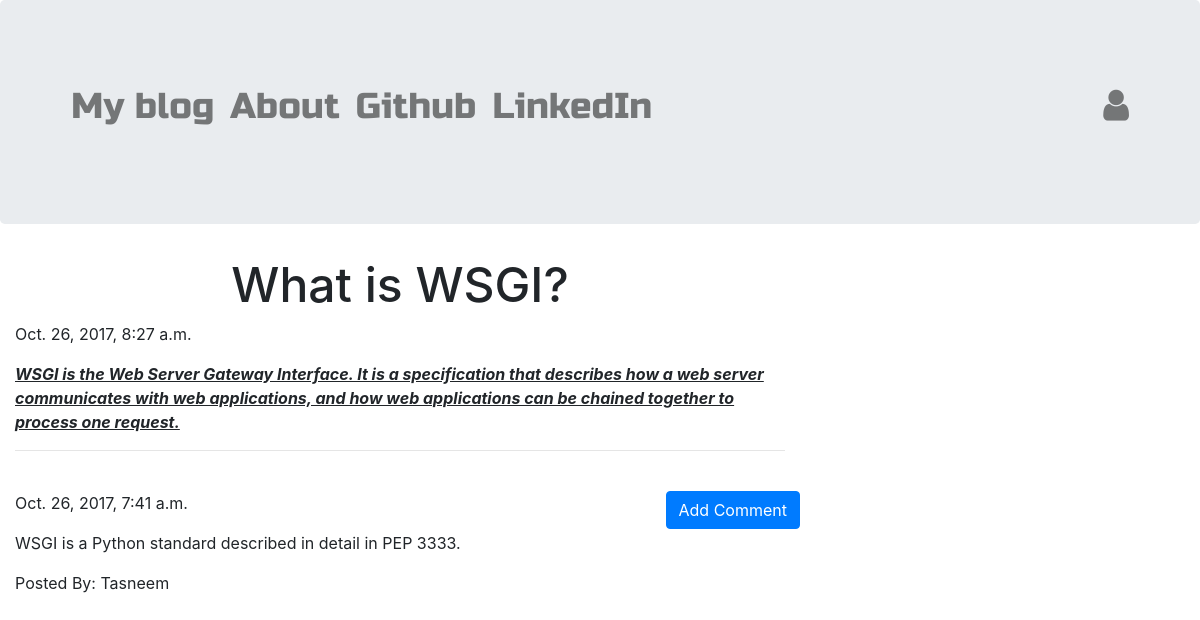
The app's page /post/4 with its own data.
### blog/models.py (models this page shows, shortened)
class Post(models.Model):
    author = models.ForeignKey('auth.User')
    title = models.CharField(max_length=200)
    text = models.TextField()
    create_date = models.DateTimeField(default=timezone.now)
    published_date = models.DateTimeField(blank=True,null=True)

class Comment(models.Model):
    post = models.ForeignKey('blog.Post',related_name='comments')
    author = models.CharField(max_length=200)
    text = models.TextField()
    create_date = models.DateTimeField(default=timezone.now())
    approved_comment = models.BooleanField(default=False)

### blog/views.py (the view)
# urls.py: url(r'^post/(?P<pk>\d+)$',views.PostDetailView.as_view(),name='post_detail'),
class PostDetailView(DetailView):
    model = Post

### blog/templates/blog/post_detail.html (shortened to what this page needs)
{% extends "blog/base.html" %}
{% block content %}
<div class="row">
  <div class="col-md-8">
    <h1 class="posttitle loader">{{ post.title }}</h1>
    {% if post.published_date %}
    <div class"date postdate">
       {{ post.published_date }}
    </div>
    {% else %}
      <a class="btn btn-default" href="{% url 'post_publish' pk=post.pk %}">Publish</a>
    {% endif %}
    <p class='postcontent'>{{ post.text|safe|linebreaksbr }}</p>
    <hr>
    <a class='btn btn-primary btn-comment mt-4' href="{% url 'add_comment_to_post' pk=post.pk %}">Add Comment</a>
  </div>
</div>
<div class="row">
  <div class="col-12">
    {% for comment in post.comments.all %}
    <br>
      {% if user.is_authenticated or comment.approved_comment %}
        {{ comment.create_date }}
        <p>{{ comment.text|safe|linebreaks }}</p>
        <p>Posted By: {{ comment.author }}</p>
      {% endif %}
      {% empty %}
      <p>No comments</p>
    {% endfor %}
  </div>
</div>
{% endblock %}

### blog/templates/blog/base.html (shortened to what this page needs)
<!DOCTYPE html>
{% load staticfiles %}
<html>
  <head>
    <link rel="stylesheet" href="https://maxcdn.bootstrapcdn.com/bootstrap/4.0.0-beta/css/bootstrap.min.css">
    <link rel="stylesheet" href="https://maxcdn.bootstrapcdn.com/font-awesome/4.5.0/css/font-awesome.min.css">
    <link rel="stylesheet" href="//cdn.jsdelivr.net/npm/medium-editor@latest/dist/css/medium-editor.min.css" type="text/css" media="screen" charset="utf-8">
    <link rel="stylesheet" href="{% static  'css/blog.css' %}">
  </head>
  <body class="loader">
    <div class="container-fluid">
      <div class="row jumbotron">
            <div class="col-12">
          <nav class="navbar navbar-expand-lg navbar-light techfont">
            <div class="collapse navbar-collapse">
              <ul class="navbar-nav mr-auto">
                <li><a class='nav-link bigbrand' href="{% url 'post_list' %}">My blog</a></li>
                <li><a class='nav-link bigbrand' href ="{% url 'about' %}">About</a></li>
                <li><a class='nav-link bigbrand' href="https://www.github.com">Github</a></li>
                <li><a class='nav-link bigbrand' href="https://www.linkedin.com">LinkedIn</a></li>
              </ul>
              <ul class="navbar-nav ml-auto">
                {% if user.is_authenticated %}
                <li>
                  <a class='nav-link bigbrand' href="{% url 'post_new' %}">New Post</a>
                </li>
                <li>
                  <a class='nav-link bigbrand' href="{% url 'post_draft_list' %}">Drafts</a>
                </li>
                <li>
                  <a class='nav-link bigbrand' href="{% url 'logout' %}">Log Out</a>
                </li>
                <li>
                    <a class='nav-link bigbrand'>Welcome: {{ user.username }}</a>
                </li>
                  {% else %}
                  <li><a class='nav-link bigbrand' href="{% url 'login' %}"><i class="fa fa-user span-i-size" aria-hidden="true"></i></a></li>
                {% endif %}
              </ul>
            </div>
          </nav>
            </div>
      </div>
      <div class="content row">
        <div class="col-12">
          <div class="block_posts">
            {% block content %}
            {% endblock %}
          </div>
        </div>
      </div>
    </div>
  </body>
</html>

### blog/static/css/blog.css (style rules this page uses)
.techfont { font-family: 'Russo One', sans-serif; font-size: 1.5em; margin-bottom: 10px; }
.bigbrand { font-size: 1.5em; }
.posttitle { font-family: : 'Russo One', sans-serif; font-size: 3em; text-align: center; }
.postcontent { font-family: 'Montserrat'; font-size: 1.5em; }
.btn-comment { position: absolute; right: 0px; z-index: 212222; }
.loader { filter:hue-rotate(0deg); color:linear-gradient(45deg,#0f8,#08f); animation:hue 10000ms infinite linear; }

### records on screen
Post: title "What is WSGI?", published_date "Oct. 26, 2017, 8:27 a.m.", text "WSGI is the Web Server Gateway Interface. It is a specification that describes how a web server communicates with web applications, and how web applications can be chained together to process one request."
Comment: create_date "Oct. 26, 2017, 7:41 a.m.", text "WSGI is a Python standard described in detail in PEP 3333.", author "Tasneem"
